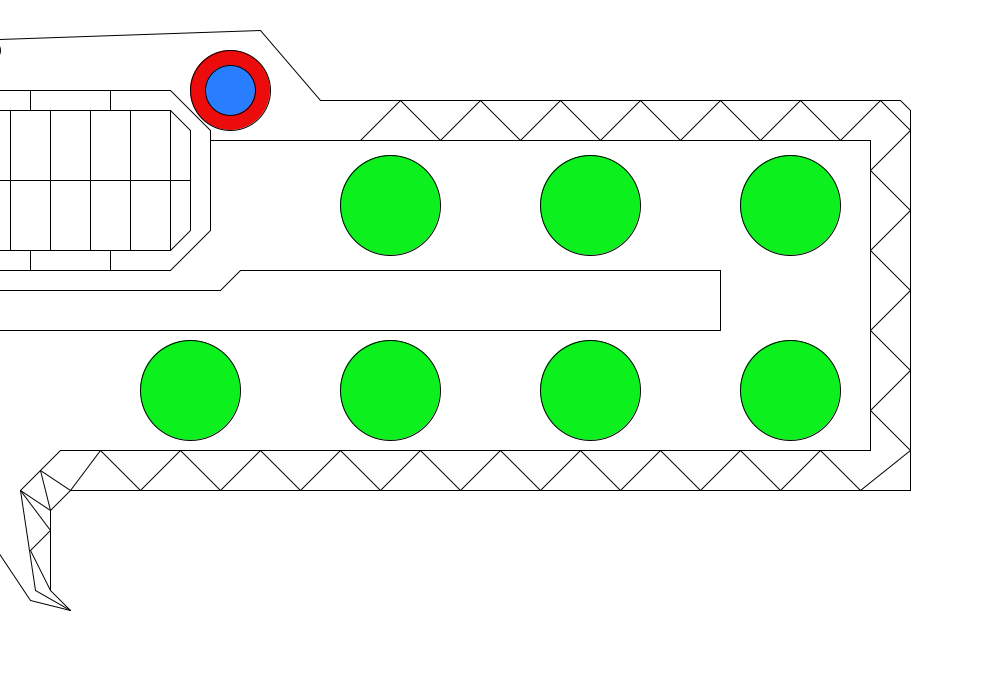
Frame 1 (no input)
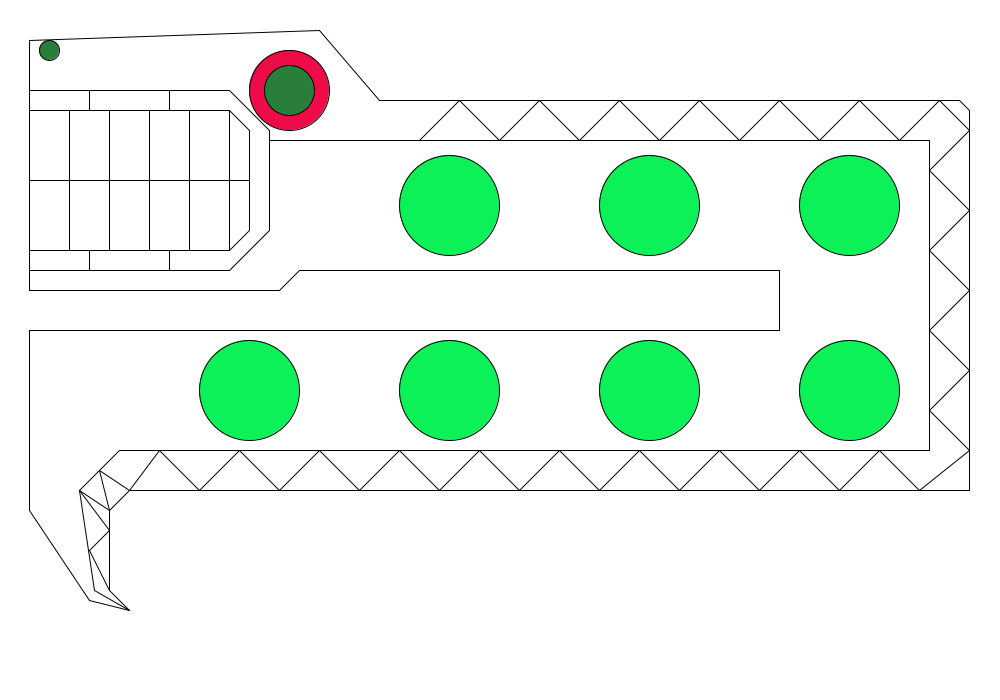
Frame 60 (the mouse pressed at the canvas centre just before this capture)
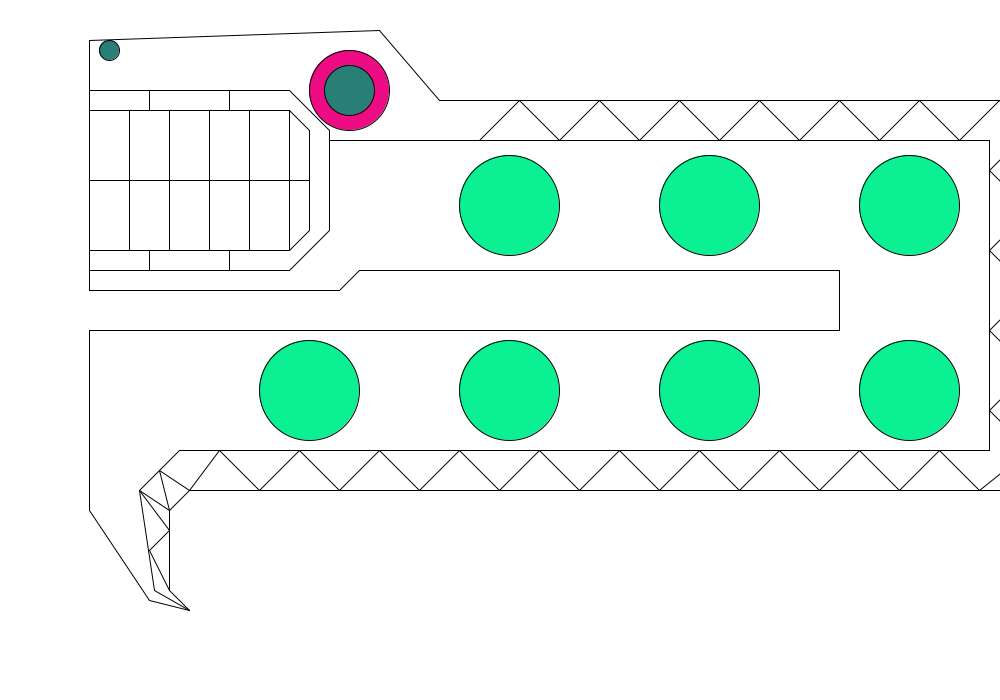
Frame 120 (the mouse held since frame 60 and released just before this capture)

The Processing sketch that drew these frames (run headless with seeded random() and noise(); from frame 60 on, the mouse is pressed at the canvas centre):

// Processing sketch: processing_168027
// ── processing_168027.pde

int x =-60;
int y=-60;
int c=(#ED0C0C);
int d=(#297DFF);
int f=(#0CF01D);
void setup() 

{ 
size (1000, 700);}

void draw ()
{
background (255);
line (30+x, 40, 320+y, 30);
line (320+x, 30, 380+y, 100);
line (380+x, 100, 960+y, 100);
line (970+x, 110, 970+y, 490);
line (970+x, 490, 130+y, 490);
line (130+x, 490, 110+y, 510);
line (110+x, 510, 110+y, 590);
line (110+x, 590, 130+y, 610);
line (130+x, 610, 90+y, 600);
line (90+x, 600, 30+y, 510);
line (30+x, 510, 30+y, 330);
line (30+x, 330, 780+y, 330);
line (780+x, 330, 780+y, 270);
line (780+x, 270, 300+y, 270);
line (300+x, 270, 280+y, 290);
line (280+x, 290, 30+y, 290);
line (30+x, 290, 30+y, 40);
rect (30+x, 110, 160, 140);

fill (c);
ellipse (290+x, 90, 80, 80);
fill (d);
ellipse (290+x, 90, 50, 50);
ellipse (50+x, 50, 20, 20);

line (210+x, 110, 230+y, 110);
line (230+x, 110, 250+y, 130);
line (250+x, 130, 250+y, 230);
line (250+x, 230, 230+y, 250);
line (230+x, 250, 210+y, 250);
line (30+x, 90, 230+y, 90);
line (230+x, 90, 270+y, 130);
line (270+x, 130, 270+y, 230);
line (270+x, 230, 230+y, 270);
line (230+x, 270, 30+y, 270);
line (270+x, 140, 930+y, 140);
line (930+x, 140, 930+y, 450);
line (930+x, 450, 120+y, 450);
line (120+x, 450, 80+y, 490);
line (80+x, 490, 95+y, 590);
line (95+x, 590, 130+y, 610);
line (30+x, 180, 250+y, 180);
line (460+x, 100, 420+y, 140);
line (460+x, 100, 500+y, 140);
line (500+x, 140, 540+y, 100);
line (540+x, 100, 580+y, 140);
line (580+x, 140, 620+y, 100);
line (620+x, 100, 660+y, 140);
line (660+x, 140, 700+y, 100);
line (700+x, 100, 740+y, 140);
line (740+x, 140, 780+y, 100);
line (780+x, 100, 820+y, 140);
line (820+x, 140, 860+y, 100);
line (860+x, 100, 900+y, 140);
line (900+x, 140, 940+y, 100);
line (940+x, 100, 970+y, 130);
line (970+x, 130, 930+y, 170);
line (930+x, 170, 970+y, 210);
line (970+x, 210, 930+y, 250);
line (930+x, 250, 970+y, 290);
line (970+x, 290, 930+y, 330);
line (930+x, 330, 970+y, 370);
line (970+x, 370, 930+y, 410);
line (930+x, 410, 970+y, 450);
line (970+x, 450, 920+y, 490);
line (920+x, 490, 880+y, 450);
line (880+x, 450, 840+y, 490);
line (840+x, 490, 800+y, 450);
line (800+x, 450, 760+y, 490);
line (760+x, 490, 720+y, 450);
line (720+x, 450, 680+y, 490);
line (680+x, 490, 640+y, 450);
line (640+x, 450, 600+y, 490);
line (600+x, 490, 560+y, 450);
line (560+x, 450, 520+y, 490);
line (520+x, 490, 480+y, 450);
line (480+x, 450, 440+y, 490);
line (440+x, 490, 400+y, 450);
line (400+x, 450, 360+y, 490);
line (360+x, 490, 320+y, 450);
line (320+x, 450, 280+y, 490);
line (280+x, 490, 240+y, 450);
line (240+x, 450, 200+y, 490);
line (200+x, 490, 160+y, 450);
line (160+x, 450, 130+y, 490);
line (130+x, 490, 100+y, 470);
line (100+x, 470, 110+y, 510);
line (110+x, 510, 80+y, 490);
line (80+x, 490, 110+y, 530);
line (110+x, 530, 90+y, 550);
line (90+x, 550, 110+y, 590);
fill (f);
ellipse (450+x, 205, 100, 100);
ellipse (650+x, 205, 100, 100);
ellipse (850+x, 205, 100, 100);
ellipse (850+x, 390, 100, 100);
ellipse (650+x, 390, 100, 100);
ellipse (450+x, 390, 100, 100);
ellipse (250+x, 390, 100, 100);

line (70+x, 110, 70+y, 250);
line (110+x, 110, 110+y, 250);

line (150+x, 110, 150+y, 250);
fill (#FFFFFF);
line (190+x, 110, 190+y, 250);
fill (#FFFFFF);
line (190+x, 110, 230+y, 110);
fill (#FFFFFF);
line (190+x, 250, 230+y, 250);

line (230+x, 110, 230+y, 250);

line (90+x, 110, 90+y, 90);
line (170+x, 110, 170+y, 90);
line (90+x, 250, 90+y, 270);
line (170+x, 250, 170+y, 270);

line (960+x, 100, 970+y, 110);
smooth ();



x=x+ 1;
y=y+ 1;
c=c+1;
d=d+1;
f=f+1;
}
